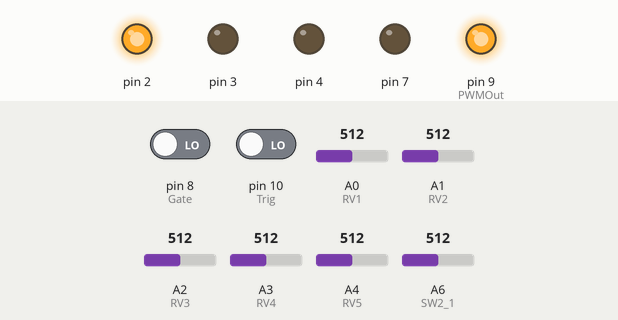
Bench run of a sketch on a simulated Arduino Nano, built with avr-gcc and run on an emulated ATmega328P. Shown: output pins drawn as LEDs (lit = HIGH). The inputs (shaded band) are chosen by the test bench; at power-on: A2 (RV3) = 512, A3 (RV4) = 512, pin 10 (Trig) LOW, pin 8 (Gate) LOW, A0 (RV1) = 512, A1 (RV2) = 512, A4 (RV5) = 512, A6 (SW2_1) = 512. What the sketch prints to the serial monitor is not drawn.

Above: at 4.4 s.
4.5 s: A2 (RV3) set to 306
At 6.0 s:
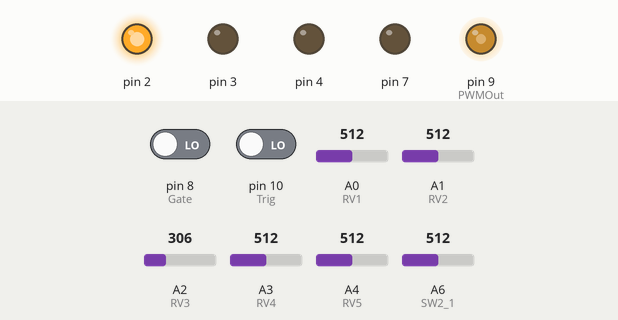
6.6 s: A3 (RV4) set to 30
At 7.1 s:
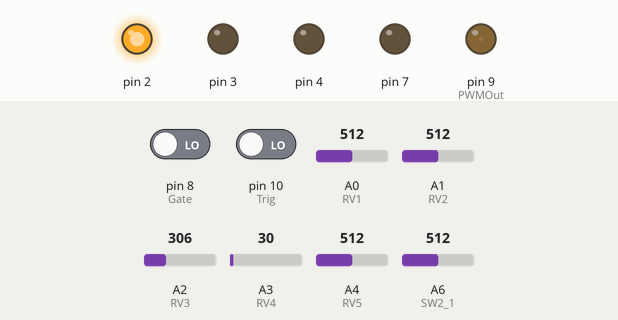
8.1 s: pin 10 (Trig) driven HIGH
At 8.91 s:
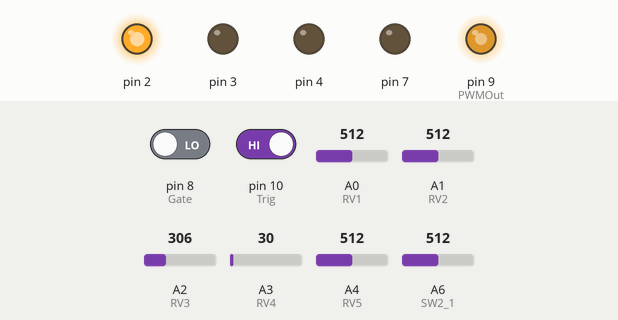
Timing chart, 0 to 11.8 s (numbered marks = the images above; inputs shaded):
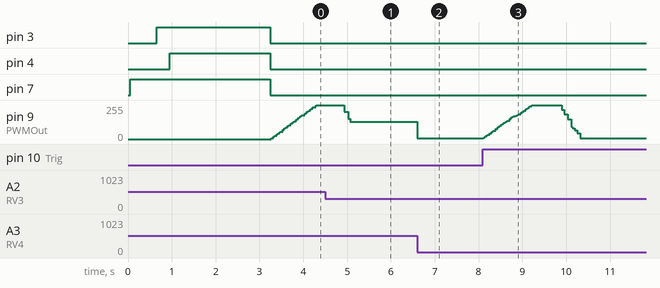

Measured:
- after the input at 6.6 s, pin 9 (PWMOut): 128/255 → 7/255 at once
- after the input at 8.1 s, pin 9 (PWMOut): rises from 7/255 to 255/255 in 1.1 s, then falls to 7/255 in 1.1 s

The sketch:

ArduinoJE_ADSR1.ino
```cpp
/*

*/
#include "global.h";

void setupDataStruct(){
  LEDData[0][0] = LED1;              // [LED 0 pin]
  LEDData[1][0] = LED2;              // [LED 1 pin]
  LEDData[2][0] = LED3;              // [LED 2 pin]
  LEDData[3][0] = LED4;              // [LED 3 pin]
  for (int i=0; i <= 3; i++){
    LEDData[i][1]=0;
    pinMode(LEDData[i][0], OUTPUT);  //  Set LED pin[i] as output
  }
  for (int i=0; i <= 3; i++){
    digitalWrite(LEDData[i][0], HIGH);// Turn on LED pins one by one
    delay(300);
  }
  pinMode(Gate, INPUT);               // Set Gate as input
  pinMode(Trig, INPUT);               // Set Trig as input
  pinMode(PWMOut, OUTPUT);            // Set PWM as Output
}

void setupAnaloguePins(){
  pinMode(RV1, INPUT);                // Set Potentiometers as input
  pinMode(RV2, INPUT);                // Set Potentiometers as input
  pinMode(RV3, INPUT);                // Set Potentiometers as input
  pinMode(RV4, INPUT);                // Set Potentiometers as input
  pinMode(RV5, INPUT);                // Set Potentiometers as input
  pinMode(CV, INPUT);                 // Set CV as input
//  pinMode(SW2_1, INPUT_PULLUP);              // Set SW2_1 as input
//  pinMode(SW2_2, INPUT_PULLUP);              // Set SW2_2 as input
  pinMode(SW2_1, INPUT);              // Set SW2_1 as input
  pinMode(SW2_2, INPUT);              // Set SW2_2 as input
    // Enable internal pull-up resistors
  digitalWrite(SW2_1, HIGH);
  digitalWrite(SW2_2, HIGH);
}

// the setup function runs once when you press reset or power the board
void setup() {
  Serial.begin(38400);
  Serial.println();
  Serial.println("");
  Serial.println(F(__FILE__));
  Serial.print(F("Build date: "));
  Serial.println(F(__DATE__));
  delay(50);
  setupDataStruct();
  setupAnaloguePins();
  delay(2000);
  gatestate = digitalRead(Gate);

  // PCMSK0 PCINT0-7 aka D8-D13 + XTAL1, XTAL2
  // PCMSK1 PCINT8-15 aka A0-A5 + ? + Reset
  // PCMSK2 PCINT16-23 aka D0-D7
  //  PCMSK2 |= bit (PCINT20);  // pin 4 = D4
  PCMSK0 |= bit (PCINT0);  // pin 8/PB0 = D8
  PCMSK0 |= bit (PCINT2);  // pin 10/PB2 = D10
  PCIFR  |= bit (PCIF0);    // clear any outstanding interrupts
  PCICR  |= bit (PCIE0);    // enable pin change interrupts for D8 to D13
//  PCICR  |= bit (PCIE1);    // enable pin change interrupts for D8 to D13
//  PCICR  |= bit (PCIE2);    // enable pin change interrupts for D8 to D13
//  attachInterrupt(digitalPinToInterrupt(Gate), GateSignal, CHANGE);
//  attachInterrupt(digitalPinToInterrupt(Trig), TriggerSignal, RISING);
}

// the loop function runs over and over again forever
void loop() {
  updateLED();
  updatePWM();
  readPots();
  readSwitch();
}

/* =====================================================
==============Send analogie PWM Value===================
======================================================*/
void updatePWM(){
  if ( millis() > lastwaveupdate ){
    lastwaveupdate = millis();
    switch (state) {
      case 0:                             //wait state
        analogWrite(PWMOut, 0);
        break;

      case 1:                             //attack state
        PWMdata = PWMdata + atk;
        if (PWMdata >= 1023){
          PWMdata = 1023;
          state = 2;
        }
        analogWrite(PWMOut, PWMdata >> 2);
        break;

      case 2:                             //hold state
        holdtime = holdtime + 1;
        if (holdtime >= hold){
          holdtime = 0;
          state = 3;
        }
        analogWrite(PWMOut, PWMdata >> 2);
        break;

      case 3:                             //decay state
        PWMdata = PWMdata - dec;          //RV3 = decay val
        if (PWMdata <= dec) PWMdata = 0;
        if (PWMdata <= sus){              //RV4 = sustain val
          PWMdata = sus;
          state = 4;
        }
        analogWrite(PWMOut, PWMdata >> 2);
        break;

      case 4:                             //sustain state
          PWMdata = sus;
          analogWrite(PWMOut, PWMdata >> 2);
        break;

      case 5:                             //release state
        PWMdata = PWMdata - rel;          //RV5 = decay val
        if (PWMdata <= rel) {
          PWMdata = 0;
          state = 0;
        }
        analogWrite(PWMOut, PWMdata >> 2);
        break;

    }
  }
}
/* =====================================================
==============Read Potentiometer Values=================
======================================================*/
void readPots(){
  atk = 1024 / (1+analogRead(RV1));
  hold = 1 + analogRead(RV2);
  dec = 1024 / (1+analogRead(RV3));
  sus = analogRead(RV4);
  rel = 1024 / (1+analogRead(RV5));
}
/* =====================================================
==============Read Switch Values========================
======================================================*/
void readSwitch(){
if ((analogRead(SW2_1) ==  0) && gatestate ) GateSignal();
if ((analogRead(SW2_1) >  0) && !gatestate ) GateSignal();
}
/* =====================================================
==============Update LED's based on LED Values==========
======================================================*/
void updateLED(){
  for (int i=0; i <= 3; i++){
    digitalWrite(LEDData[i][0], LEDData[i][1] == 1);//
  }
}

void clearLED(){
  for (int i=0; i <= 3; i++){
    digitalWrite(LEDData[i][0], LOW);//
  }
}

/* =====================================================
==============INTERRUPT BASED GATE TRIGGER==============
======================================================*/
void GateSignal(){
  gatestate  = !gatestate ;
  if (gatestate) {
    LEDData[1][1] = 1;
    state = 1; // attack state
  }
  else{
    LEDData[1][1] = 0;
    state = 5; // release state
  }
}

/* =====================================================
==============INTERRUPT BASED TRIGGER SIGNAL============
======================================================*/
void TriggerSignal(){
  triggerstate = !triggerstate;
}

/* =====================================================
==============HANDLE HW INTERRUPT ======================
======================================================*/
ISR (PCINT0_vect)
 {
 // handle pin change interrupt for D8 to D13 here
 if ((PINB & bit (0)) != gatestate) GateSignal(); // was it D8
 if ((PINB & bit (2)) != triggerstate) TriggerSignal(); // was it D10
 }  // end of PCINT0_vect

/*ISR (PCINT1_vect)
 {
 // handle pin change interrupt for D0 to D7 here
 if (PINC & bit (4))  // if it was high
   // do stuff
 else
   // do stuff
 }  // end of PCINT1_vect

ISR (PCINT2_vect)
 {
 // handle pin change interrupt for  here
 if (PIND & bit (4))  // if it was high
   // do stuff
 else
   // do stuff
 }  // end of PCINT2_vect*/

/*
 * PORTD maps to Arduino digital pins 0 to 7

DDRD - The Port D Data Direction Register - read/write
PORTD - The Port D Data Register - read/write
PIND - The Port D Input Pins Register - read only

 * PORTB maps to Arduino digital pins 8 to 13 The two high bits (6 & 7) map to the crystal pins and are not usable

DDRB - The Port B Data Direction Register - read/write
PORTB - The Port B Data Register - read/write
PINB - The Port B Input Pins Register - read only

 * PORTC maps to Arduino analog pins 0 to 5. Pins 6 & 7 are only accessible on the Arduino Mini

DDRC - The Port C Data Direction Register - read/write
PORTC - The Port C Data Register - read/write
PINC - The Port C Input Pins Register - read only

 */
```

global.h
```cpp
#include <EEPROM.h>
/* -----------------------------------------------
 *  GLOBAL DEFINES
 * -----------------------------------------------
 */

//OVERRIDE PINS FOR ADSR
#define LED1 7   // Back next to pwr PD7
#define LED2 2   // Front PD2
#define LED3 3   // Front PD3
#define LED4 4   // Front PD4

//#define SW1_1 4 // Front PE0
//#define SW1_2 4 // Front PE1
#define SW2_1 A6 // Front PE2 Dig pin 20
#define SW2_2 A7 // Front PE3 Dig pin 21

#define RV1 A0   // Front PC0 Dig pin 14
#define RV2 A1   // Front PC1 Dig pin 15
#define RV3 A2   // Front PC2 Dig pin 16
#define RV4 A3   // Front PC3 Dig pin 17
#define RV5 A4   // Front PC4 Dig pin 18

#define CV A5    // Front PC5 Dig pin 19
#define Gate 8   // Front PB0
#define Trig 10  // Front PB2
#define PWMOut 9 // Front PB1

/* -----------------------------------------------
 *  GLOBAL VAR
 * -----------------------------------------------
 */

/* State
0 - wait
1 - attack
2 - hold
3 - decay
4 - release
*/
//boolean gatestate = LOW;
boolean gatestate = LOW;
boolean triggerstate = LOW;
unsigned int state = 0;
unsigned int atk = 1, hold = 1, dec = 1, sus = 1, rel = 1;
unsigned int LEDData[4][2]; //[LED#][LED Pin,DATA]
unsigned long lastwaveupdate = 0; // millis timer between
unsigned PWMdata = 0, holdtime = 0;
//float PWMdata;
```
